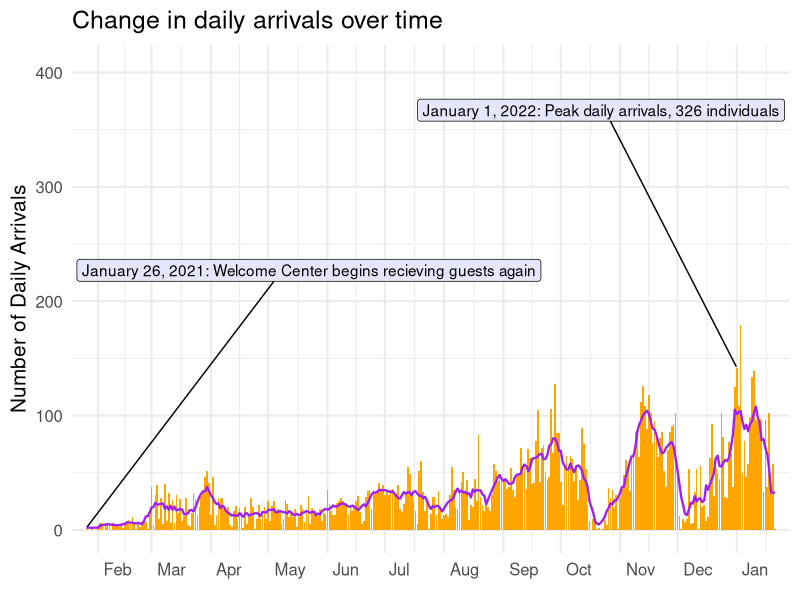
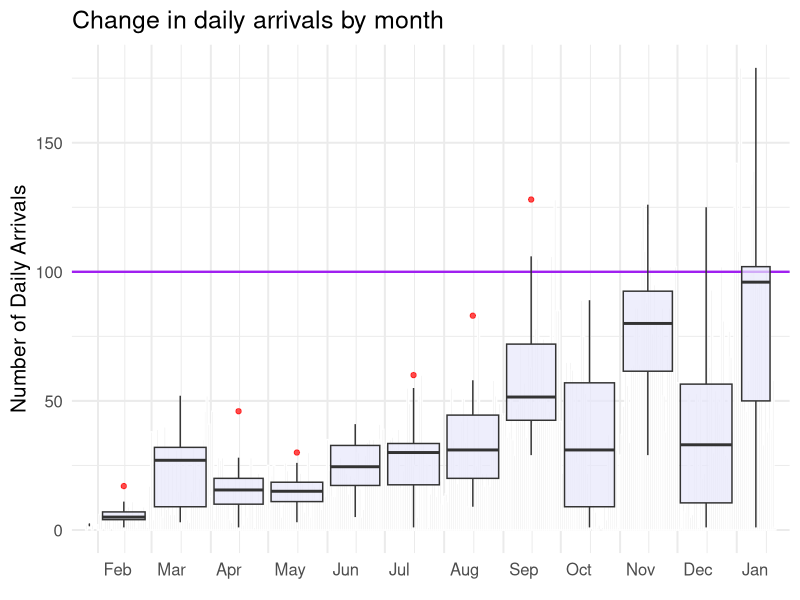
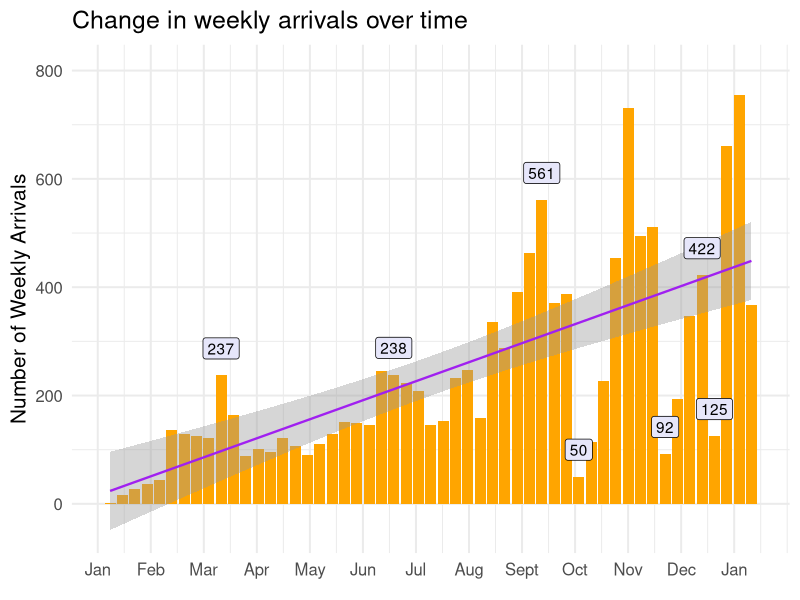
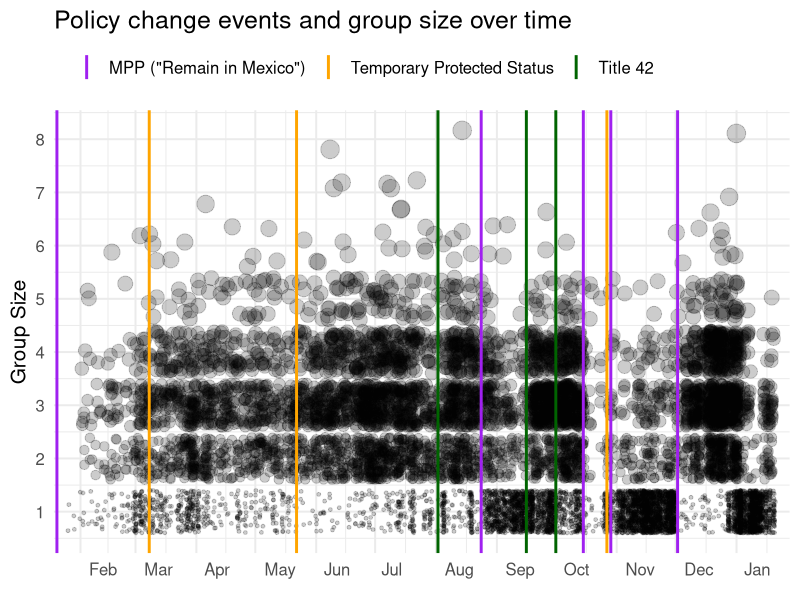
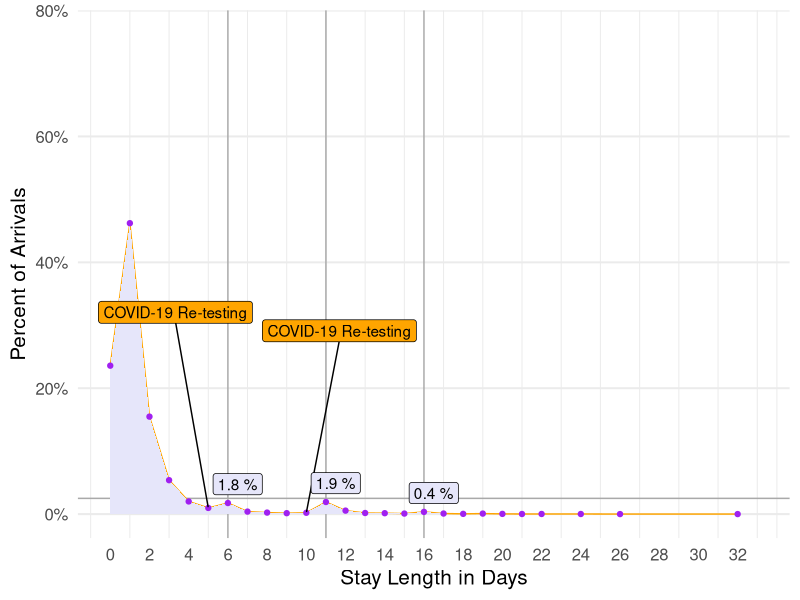
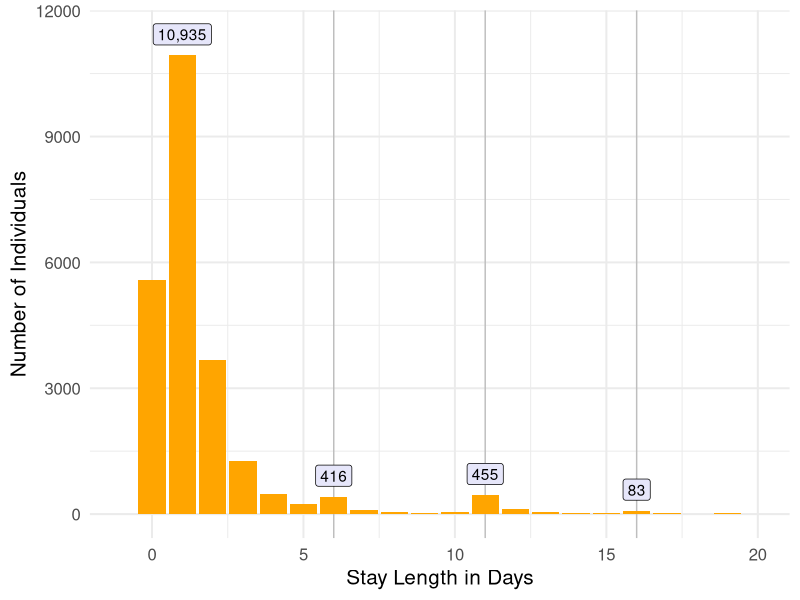
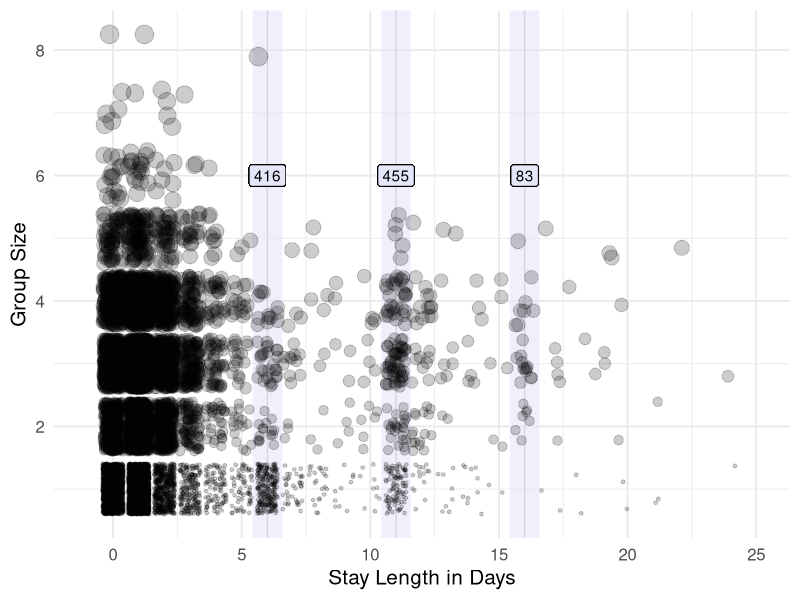
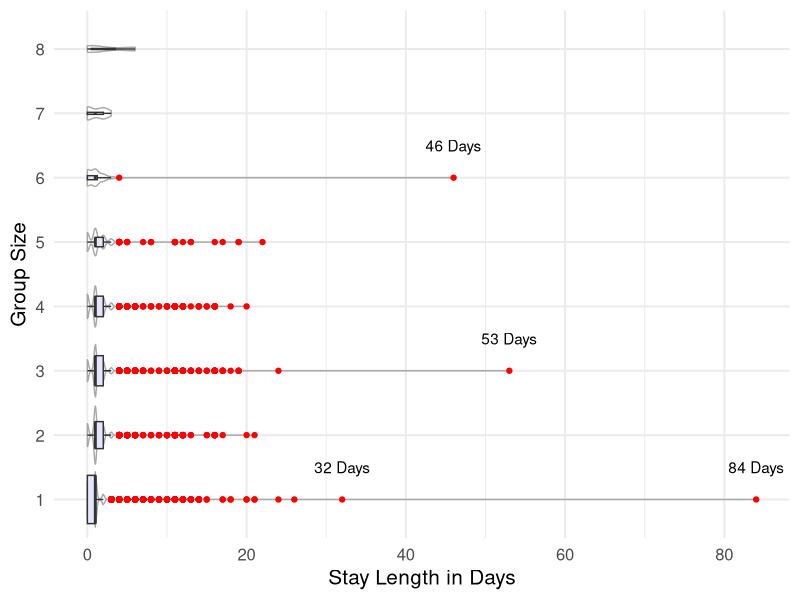

The R source for these figures, in order:
## ---- chunk 1
library(knitr)
library(ggrepel)
library(ggthemes)
library(scales)
library(tidyverse)
opts_chunk$set(echo = TRUE, message = FALSE, warning = FALSE)
## ---- chunk 2

arrivals_7_day <- read_csv("data/arrival_date_counts_1.20.csv") %>%
  mutate(arrival_month = factor(arrival_month))

arrivals_wkly <- read_csv("data/arrival_week_counts_1.20.csv")

stay_len_perc <- read_csv("data/stay_length_percent_1_20_22.csv")

groups <- read_csv("data/group_all_clean_1_20_22.csv") %>%
  filter(stay_length >= 0) %>%
  select(arrival_date, number_in_party, stay_length)

# get policy events
policy_events <- read_csv("data/migration_policy_events_timeline_2021_selected.csv", skip = 2) %>%
  mutate(date = parse_date(date, format = "%m/%d/%Y"))

#select key policy events
key_policy_events <- policy_events %>%
  filter(category %in% c('MPP ("Remain in Mexico")', 
                         'Title 42', 
                         'Temporary Protected Status')) #, 'Detention'


## ---- chunk 3
# set plot theme
theme_set(theme_minimal(15))

# plot daily total arrivals (bars) and individual seven-day rolling mean (line)
arrivals_7_day %>%
ggplot(aes(x = arrival_date, 
           y = n)) +
  geom_col(fill = 'orange') +
  geom_line(aes(y = seven_avg), 
            color = 'purple', 
            size = .8) +
  geom_label_repel(aes(label = label),
                   nudge_y = 225,
                   na.rm = TRUE,
                   fill = "lavender") +
  theme(axis.text.x = element_text(hjust = -.2)) +
  scale_x_date(date_breaks = "1 month", 
               date_labels = "%b",
               expand = c(.02,-.02)) + 
    labs(title = "Change in daily arrivals over time",
       x = element_blank(), 
       y = "Number of Daily Arrivals")
## ---- chunk 4
# Monthly arrivals boxplot
arrivals_7_day %>% #weekly arrivals by month boxplots
  ggplot(aes(x = arrival_date, 
             y = n)) +
  geom_col(fill = "lightgrey", 
           color="white") +
  geom_hline(yintercept = 100, 
             color = "purple",
             size =.8 ) +
  geom_boxplot(aes(group = arrival_month),
               varwidth = TRUE, 
               outlier.color = "red",
               fill = "lavender",
               alpha = .7) +
  scale_x_date(date_breaks="1 month", 
               date_labels="%b",
               expand = c(.02,-.02)) +
  theme(axis.text.x = element_text(hjust = -.2)) +
  labs(title = "Change in daily arrivals by month", 
       x = element_blank(), 
       y = "Number of Daily Arrivals")
## ---- chunk 5
# weekly arrivals barplot with linear regression
arrivals_wkly %>%
  ggplot(aes(x = week_number, 
             y = n)) +
  geom_bar(stat = "identity", 
           fill = 'orange') +
  geom_smooth(method = "lm", 
              formula = y ~ x, 
              color = 'purple', 
              size=.8) +
  geom_label(aes(label = comma(label)),
             fill = "lavender",
             nudge_y = 50,
             na.rm = TRUE) +
  scale_x_continuous(breaks = seq(3, max(arrivals_wkly$week_number), 4.3),
                     labels=c("Jan", "Feb", "Mar", "Apr", "May", "Jun", "Jul", "Aug", "Sept", "Oct", "Nov", "Dec", "Jan")) +
  labs(title = "Change in weekly arrivals over time",
       x = element_blank(),
       y = "Number of Weekly Arrivals")

## ---- chunk 6
# plot group size trends over time
groups %>% 
  ggplot(aes(x = arrival_date, 
             y = number_in_party)) +
  geom_jitter(aes(size = number_in_party), 
              alpha = .2, na.rm = TRUE, 
              show.legend = FALSE) +
  geom_vline(data = key_policy_events, 
             aes(xintercept = date, 
                 color = category),
             na.rm = TRUE,
             size = 1) +
  theme(axis.text.x = element_text(hjust = -.3),
        legend.position = "top", 
        legend.justification = 0) +
  scale_color_manual(values = c("purple", "orange", "darkgreen")) +
  scale_x_date(date_breaks="1 month", 
               date_labels="%b",
               expand = c(.02,-.02)) +
  scale_y_continuous(breaks=seq(1, 8)) +
  labs(title = "Policy change events and group size over time",
       x = element_blank(), 
       y = "Group Size",
       color = element_blank()) 


## ---- chunk 7
# plot stay length percentages
stay_len_perc %>%
  mutate(bump = case_when(stay_length == 6 ~ paste(round(percent, 1), "%"),
                          stay_length == 11 ~ paste(round(percent, 1), "%"),
                          stay_length == 16 ~ paste(round(percent, 1), "%"))) %>%
  ggplot(aes(x = stay_length, 
             y = percent)) +
  geom_vline(xintercept = 6, size = .5, color = "darkgrey") +
  geom_vline(xintercept = 11, size = .5, color = "darkgrey") +
  geom_vline(xintercept = 16, size = .5, color = "darkgrey") +
  geom_hline(yintercept=2.5, size = .5, color = "darkgrey") +
  geom_line(color = "orange", na.rm = TRUE) +
  geom_area(fill = "lavender")+
  geom_point(color = "purple", group = 1, na.rm = TRUE) +
  geom_label_repel(aes(label = label), 
                   fill = "orange",
                   nudge_y = 30,
                   na.rm = TRUE) + 
  geom_label(aes(label = bump),
            nudge_y = 3,
            nudge_x = .5,
            fill = "lavender") +
  labs(x = "Stay Length in Days", 
       y = "Percent of Arrivals") +
  scale_x_continuous(breaks = seq(0, 33, 2), 
                     limits = c(0,33)) +
  scale_y_continuous(labels = percent_format(scale = 1)) +
  theme(panel.grid.minor.y = element_blank(),
        panel.grid.major.x = element_blank())
## ---- chunk 8
# plot stay length counts
stay_len_perc %>% #filter out mistakes in recording year (negative values)
  ggplot(aes(x = stay_length, y = n)) +
  geom_vline(xintercept = 6, size = .5, color = "grey") +
  geom_vline(xintercept = 11, size = .5, color = "grey") +
  geom_vline(xintercept = 16, size = .5, color = "grey") +
  geom_col(fill = "orange", 
           na.rm = TRUE) +
  geom_label(aes(label = comma(peak)),
             fill = "lavender",
             nudge_y = 500,
             na.rm = TRUE) +
  labs(x = "Stay Length in Days", 
       y = "Number of Individuals") +
  scale_x_continuous(breaks = seq(0, 20, 5), 
                     limits = c(-1, 20))
## ---- chunk 9
# Look at distribution of group sizes for stays from 0-30 days
groups %>% 
  mutate(labels = case_when(stay_length == 6 ~ sum(groups$number_in_party[groups$stay_length == 6]),
                            stay_length == 11 ~ sum(groups$number_in_party[groups$stay_length == 11]),
                            stay_length == 16 ~ sum(groups$number_in_party[groups$stay_length == 16]))) %>%
  ggplot(aes(x = stay_length, 
             y = number_in_party)) +
  geom_vline(xintercept = 6, size = .5, color = "grey") +
  geom_vline(xintercept = 11, size = .5, color = "grey") +
  geom_vline(xintercept = 16, size = .5, color = "grey") +
  geom_vline(xintercept = 6, size = 10, alpha = .6, color = "lavender") +
  geom_vline(xintercept = 11, size = 10, alpha = .6, color = "lavender") +
  geom_vline(xintercept = 16, size = 10, alpha = .6, color = "lavender") +
  geom_jitter(aes(size = number_in_party), 
              show.legend = FALSE, 
              alpha = .2, na.rm = TRUE) +
  geom_label(aes(label = labels), 
            y = 6,
            nudge_y = .5,
            fill = "lavender") +
  xlim(-1, 25) +   # align x-axis
  labs(y = "Group Size", 
       x = "Stay Length in Days")
## ---- chunk 10
# box plots of stay lengths for various group sizes
groups  %>% 
  mutate(labels = ifelse(stay_length >30, paste(stay_length, "Days"), NA)) %>%
  ggplot(aes(x = stay_length, 
             y = factor(number_in_party))) +
  geom_violin(aes(group = number_in_party), 
              color = "darkgrey") +
  geom_boxplot(varwidth = TRUE, 
               outlier.color = "red",
               fill = "lavender") + # zoom out to see a few distant outliers
  geom_text(aes(label = labels),
            nudge_y = .5) +
  labs(x = "Stay Length in Days",
       y = "Group Size")
